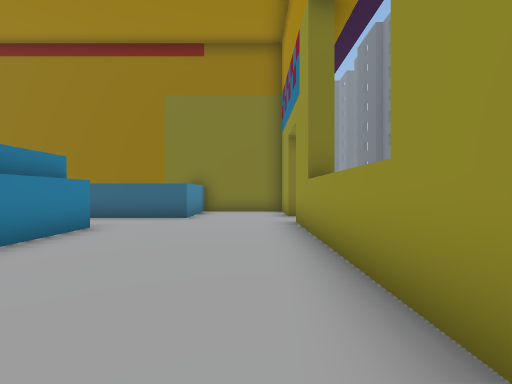
[1] (above)

16 first-person views from a walk through a scene from a Unity 3-D project. The camera is 1.5 m above the floor, looks level and sees 90° across. The floor is counted in squares, 2 m on a side. Each view is taken from the middle of a square. On the plan, view 1 faces up. The plan holds only what a view shows up to about 9 squares ahead; the rest is blank. The place goes on beyond the plan. The player character is not drawn.

[2]
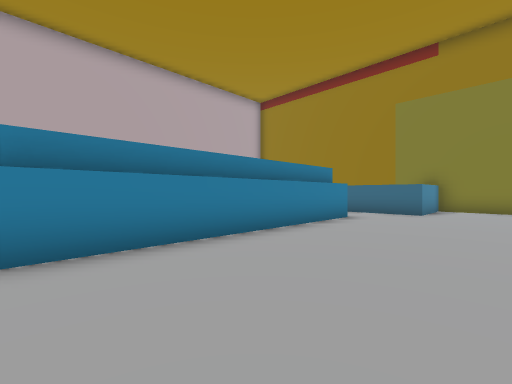

[3]
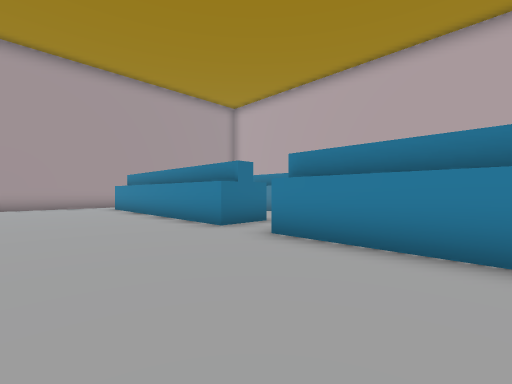

[4]
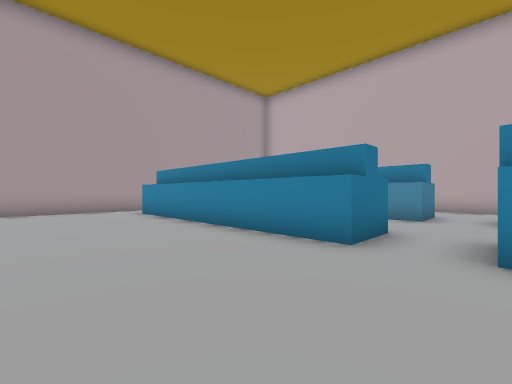

[5]
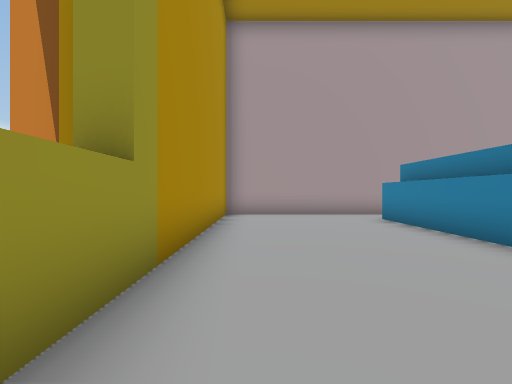

[6]
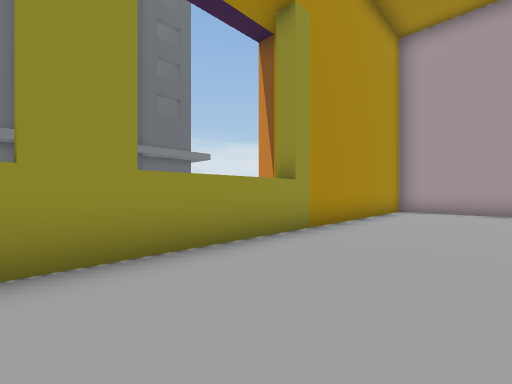

[7]
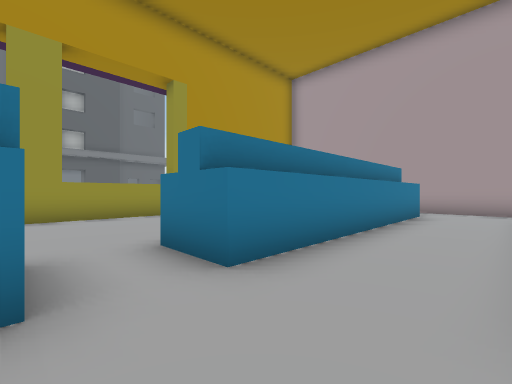

[8]
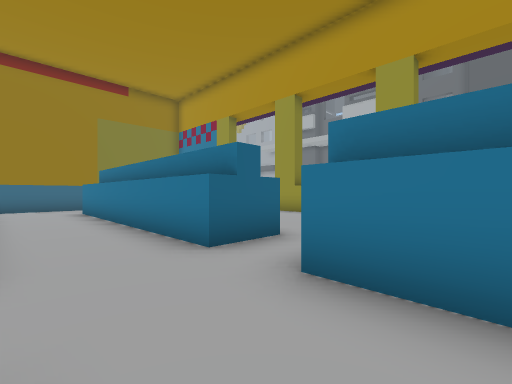

[9]
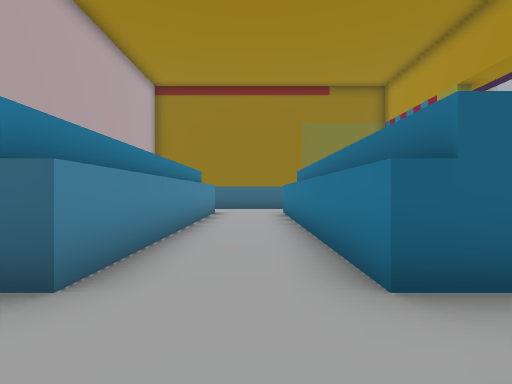

[10]
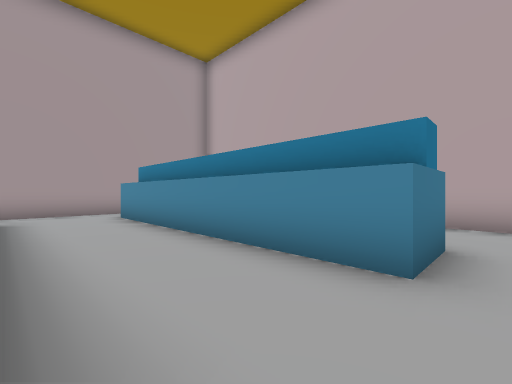

[11]
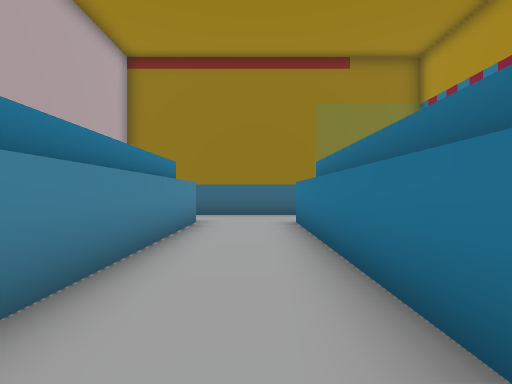

[12]
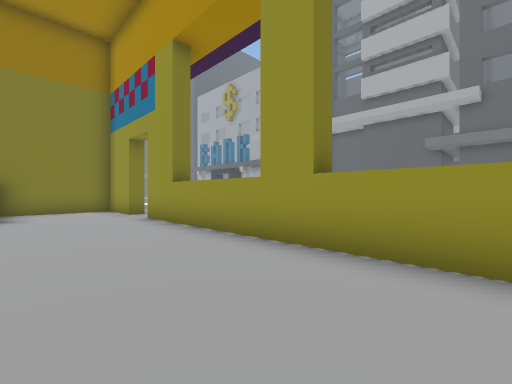

[13]
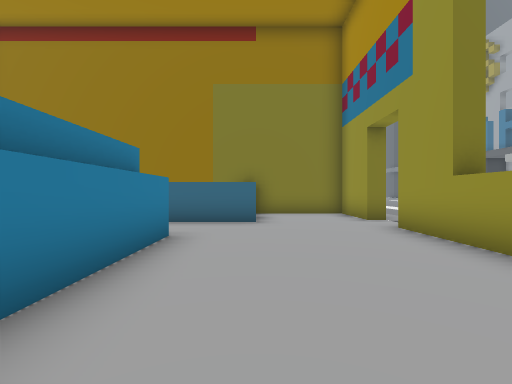

[14]
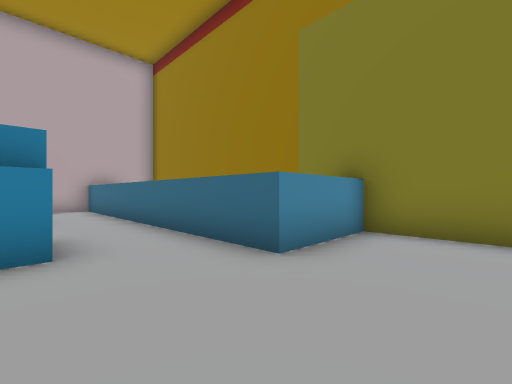

[15]
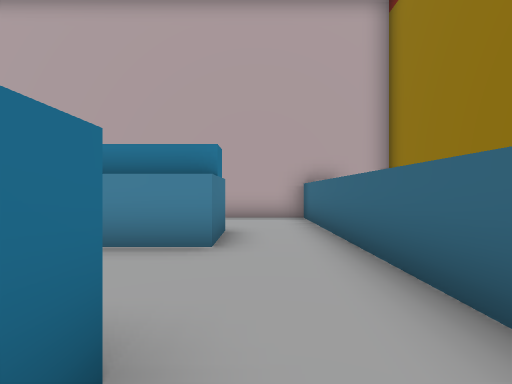

[16]
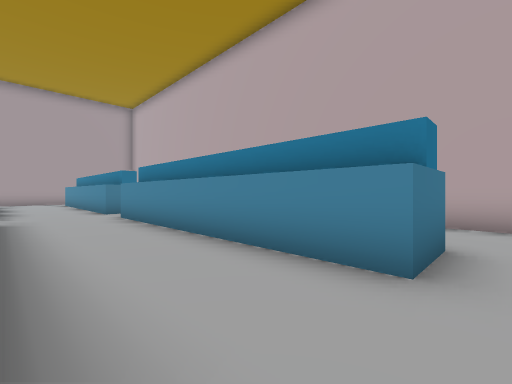

### Floor plan
Points are (right, up) in squares from view 1. A wall is a line through its corners. A room is listed if a view was taken in it or the views show most of it. See-through windows are left out.
Room 1 (views 1, 2, 3, 4, 5, 6, 12, 13, 14)
walls: (-3.5, -3.6) (-3.5, -11.1); (-3.5, 5.5) (-3.5, -2.1); (1.5, 7.9) (1, 7.9) (1, 9.9) (-2, 9.9) (-2, 7.4) (-3.5, 7.4); (-3.5, -12.6) (1, -12.6) (1, 6.4)
ways out: opening at (-4.5, -12) to room 2; opening at (-4.5, -3) to room 2; opening at (-4.5, 6.5) to room 2; opening at (1, 7)
Room 2 (views 7, 8, 9, 10, 11, 15, 16)
walls: (-9, -3.6) (-7.5, -3.6) (-7.5, -11.1); (-3.5, -2.1) (-5, -2.1) (-5, 5.4) (-4.5, 5.4); (-9.1, 5.4) (-7.5, 5.4) (-7.5, -2.1) (-8, -2.1); (-5, -11.1) (-5, -3.6) (-3.5, -3.6); (-3.5, 7.4) (-9.5, 7.4); (-8, -12.6) (-3.5, -12.6)
ways out: opening at (-4.5, -12) to room 1; opening at (-4.5, -3) to room 1; opening at (-4.5, 6.5) to room 1

Where each view was taken, in squares from view 1:
view 1: 0 up, 0 right, facing up
view 2: 2 down, 0 right, facing up-left
view 3: 1 up, 0 right, facing down-left
view 4: 2 down, 0 right, facing down-left
view 5: 4 down, 0 right, facing down
view 6: 2 down, 2 left, facing down-right
view 7: 2 down, 7 left, facing down-right
view 8: 5 down, 7 left, facing up-right
view 9: 4 down, 6 left, facing up
view 10: 3 down, 5 left, facing down-left
view 11: 1 down, 6 left, facing up
view 12: 1 down, 2 left, facing up-right
view 13: 1 up, 2 left, facing up
view 14: 5 up, 0 right, facing up-left
view 15: 6 up, 4 left, facing left
view 16: 6 up, 5 left, facing down-left
